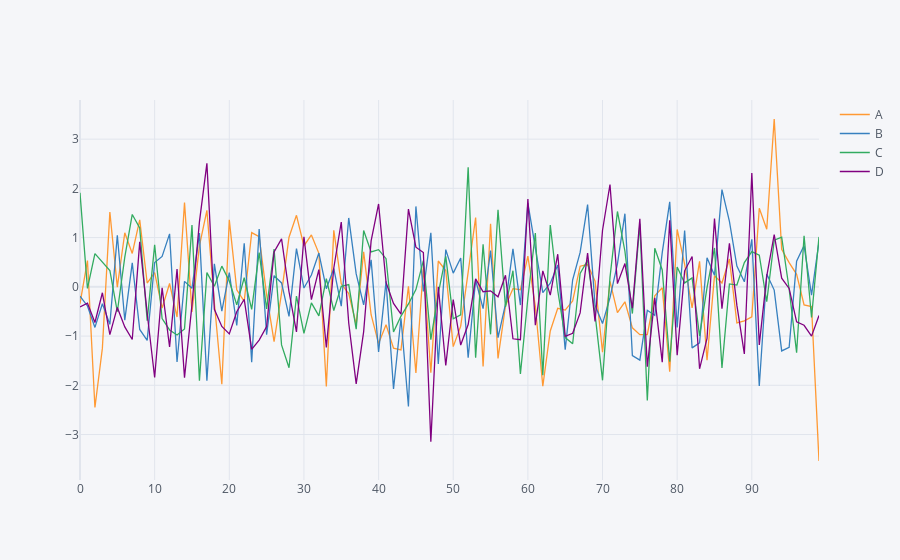

Write notebook code for a chart like this one.
### Markdown cell above
## Using Cufflinks and iplot()

* scatter
* bar
* box
* spread
* ratio
* heatmap
* surface
* histogram
* bubble

### Code cell
df.iplot()
